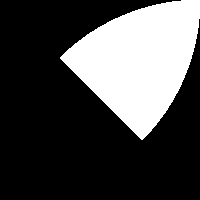

Write Python code to recreate this figure.
from __future__ import division
from numpy import sin, cos, sqrt
from PIL import Image
import numpy as np


### QUESTION 3

# Creating 200 x 200 pixels array object
q3_shape = np.zeros((200, 200), dtype=np.uint8)


# Implicit routine: (x,y) ->
#  x + y > 1; and
# (x, y) belongs to circle with r=1 and center (0,1); and
# (x, y) belongs to circle with r=1 and center (1,0).
def U(x, y):
    if (x + y) > 1 and (x**2 + (y-1)**2) < 1 and ((x-1)**2 + y**2) < 1:
        return 0
    else:
        return 1

for x in range(0, 200):
    for y in range(0, 200):
        # Normalize point to respect the window and test if it belongs to U
        if U(x/200, y/200) == 0:
            # Defining color for points in curve
            q3_shape[199-x][y] = 255

# Saving image from array of points
Image.fromarray(q3_shape).save('q3.png')
